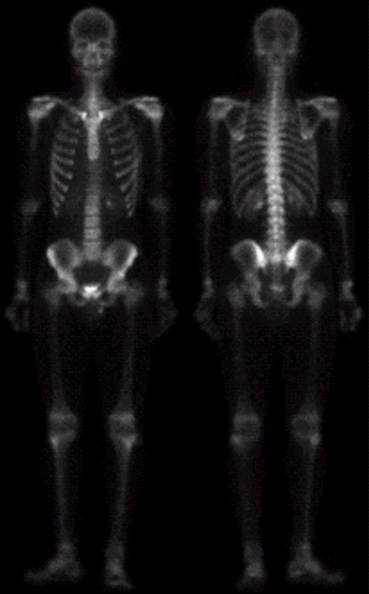
#> input picture imageProcessClass/body.png, 369 x 594 px
$ python class2.py   (older library calls are emulated)
#> lines starting #> are read from the running program, lines starting #| are printed output that depends on the picture; after the words box and inside, x2 and y2 are one past the last pixel; in counts of white or black regions, pixels touching at a corner belong together
#空域滤波
import cv2
import numpy as np
def guideFilter(I, p, winsize:tuple, eps=0.01):
    '''引导滤波器
    I:引导图像
    p:输入图像
    winsize:窗口大小
    eps:正则化参数
    '''
    I = I.astype(np.float32)
    p = p.astype(np.float32)
    I=I/255.
    p=p/255.
    # 均值平滑
    mean_I=cv2.blur(I, winsize)
    mean_p= cv2.blur(p, winsize)
    # I*I和I*p的均值平滑
    mean_II =cv2.blur(I*I, winsize)
    mean_Ip = cv2.blur(I*p, winsize)
    #方差
    var_I=mean_II-mean_I*mean_I#方差公式
    cov_Ip =mean_Ip-mean_I*mean_p#协方差

    a=cov_Ip /(var_I + eps)
    b = mean_p-a *mean_I
    #对a、b进行均值平滑
    mean_a=cv2.blur(a,winsize)
    mean_b=cv2.blur(b,winsize)
    q =mean_a*I+ mean_b
    q*= 255.
    q=np.clip(q,0,255)
    return q.astype(np.uint8)

a=cv2.imread('body.png')
#> a is the input picture: shape (594, 369, 3); mean B, G, R 18.9, 16.8, 18.9
a=cv2.cvtColor(a,cv2.COLOR_BGR2GRAY)
#> a: shape (594, 369)
b=cv2.Laplacian(a,cv2.CV_16S,ksize=3)
c=cv2.subtract(a.astype(np.int16),b,dtype=cv2.CV_8U)
b=cv2.convertScaleAbs(b+128).astype(np.uint8)
d1=cv2.Sobel(a,cv2.CV_16S,1,0,scale=0.8)
d2=cv2.Sobel(a,cv2.CV_16S,0,1,scale=0.8)
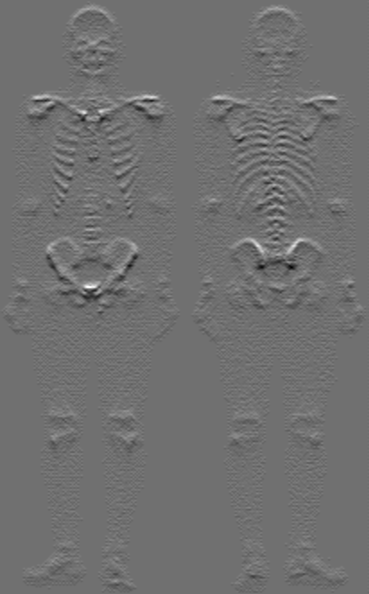
#> d2: shape (594, 369) int16; min -267, max 338, mean 0; drawn with min black and max white
d=cv2.add(cv2.convertScaleAbs(d1),cv2.convertScaleAbs(d2),dtype=cv2.CV_8U)
e=cv2.bilateralFilter(d,7,75,75)
f=cv2.bitwise_and(e,c)
g=cv2.add(f,a)
h=(g**0.6).astype(np.uint8)
cv2.normalize(h,h,0,255,cv2.NORM_MINMAX)
_,mask=cv2.threshold(h,90,255,cv2.THRESH_BINARY_INV)
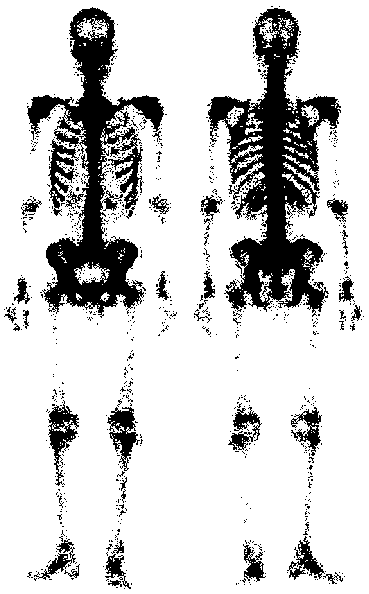
#> mask: shape (594, 369); 81.4% white; 884 black regions (845 under 20 px), largest, box (x1, y1, x2, y2) and area: (207, 8, 341, 317) 16245, (27, 7, 164, 318) 14059, (48, 400, 79, 486) 974
mask_rev=cv2.bitwise_not(mask)
i=guideFilter(h,h,(17,17))
#> in guideFilter, `mean_I=cv2.blur(I, winsize)`:
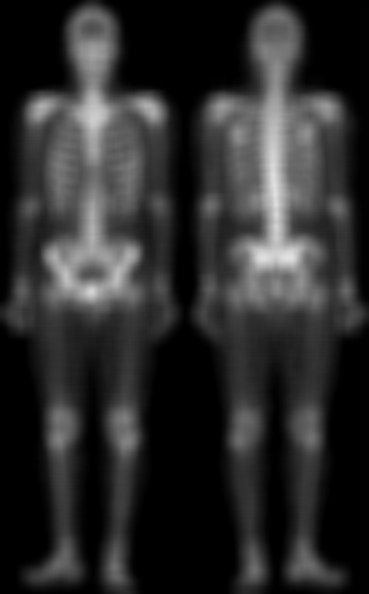
#> mean_I: shape (594, 369) float32; min 0, max 0.89, mean 0.175
#> in guideFilter, `mean_a=cv2.blur(a,winsize)`:
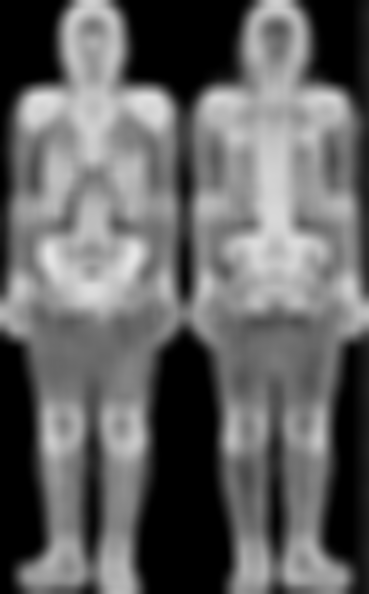
#> mean_a: shape (594, 369) float32; min 0, max 0.899, mean 0.392
#> in guideFilter, `mean_b=cv2.blur(b,winsize)`:
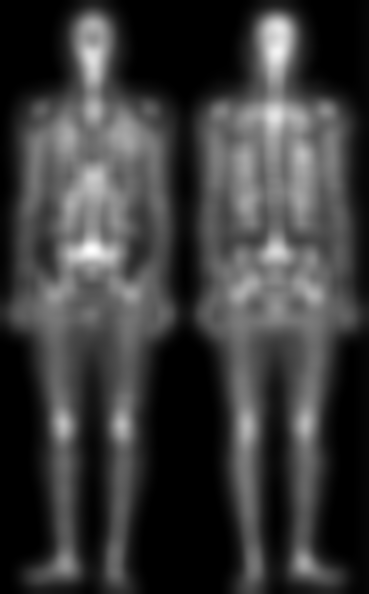
#> mean_b: shape (594, 369) float32; min 0, max 0.277, mean 0.0645; drawn with min black and max white
# i=cv2.bilateralFilter(h,11,35,35)
i=cv2.add(cv2.bitwise_and(i,mask),cv2.bitwise_and(h,mask_rev))

show=np.hstack([a,b,c,d,e,f,g,h,i])
x=0
for txt in ['a','b','c','d','e','f','g','h','i']:
    cv2.putText(show,txt,(x+10,30),
                cv2.FONT_HERSHEY_SIMPLEX,1,255,2)
    cv2.line(show,(x,0),(x,show.shape[0]),255,2)
    x+=a.shape[1]
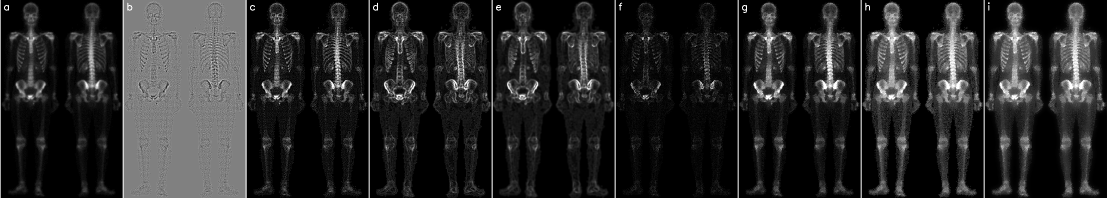
#> show: shape (594, 3321) (shown at 1/3 size); min 0, max 255, mean 39.6
#> after the loop, x = 3321
cv2.imshow('body',cv2.resize(show,(0,0),fx=0.45,fy=0.45))
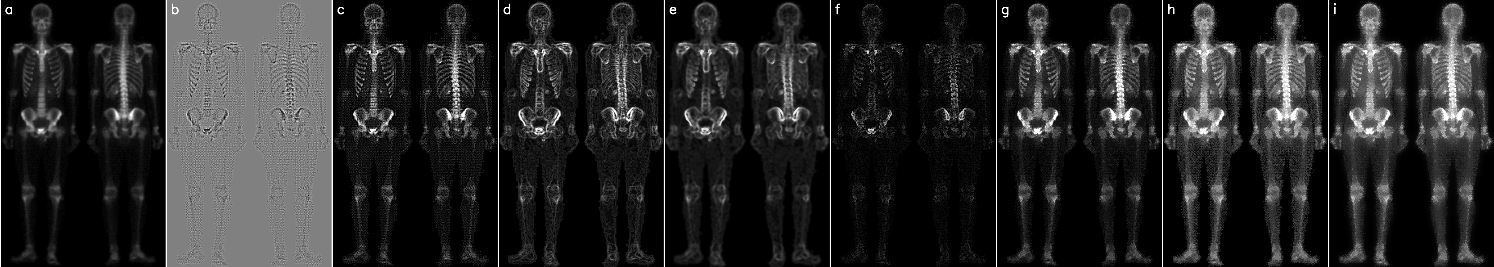
#> window 'body': shape (267, 1494); min 0, max 255, mean 39.2
cv2.imwrite('body_processed.png',show)
cv2.waitKey(0)

$ run again, with imageProcessClass/heart.png copied over imageProcessClass/body.png
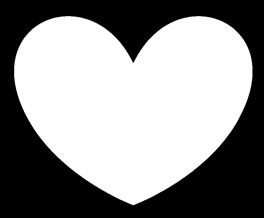
#> input picture imageProcessClass/heart.png, 264 x 218 px
#> a is the input picture: shape (218, 264, 3); min 0, max 255, mean 142.7
#> mask: shape (218, 264); 43.7% white; 1 white region, box (x1, y1, x2, y2) and area: (0, 0, 264, 218) 25136
#> after the loop `for txt in ['a','b','c','d','e','f','g','h','i']:`:
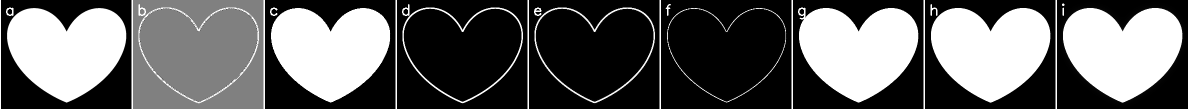
#> show: shape (218, 2376) (shown at 1/2 size); min 0, max 255, mean 100.1
#> after the loop `for txt in ['a','b','c','d','e','f','g','h','i']:`: x = 2376
#> `cv2.imshow('body',cv2.resize(show,(0,0),fx=0.45,fy=0.45))`:
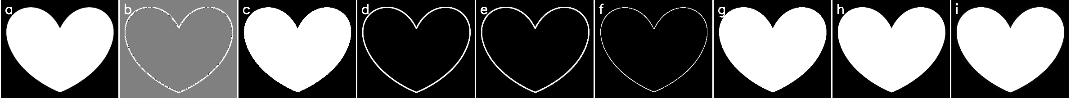
#> window 'body': shape (98, 1069); min 0, max 255, mean 100.2
